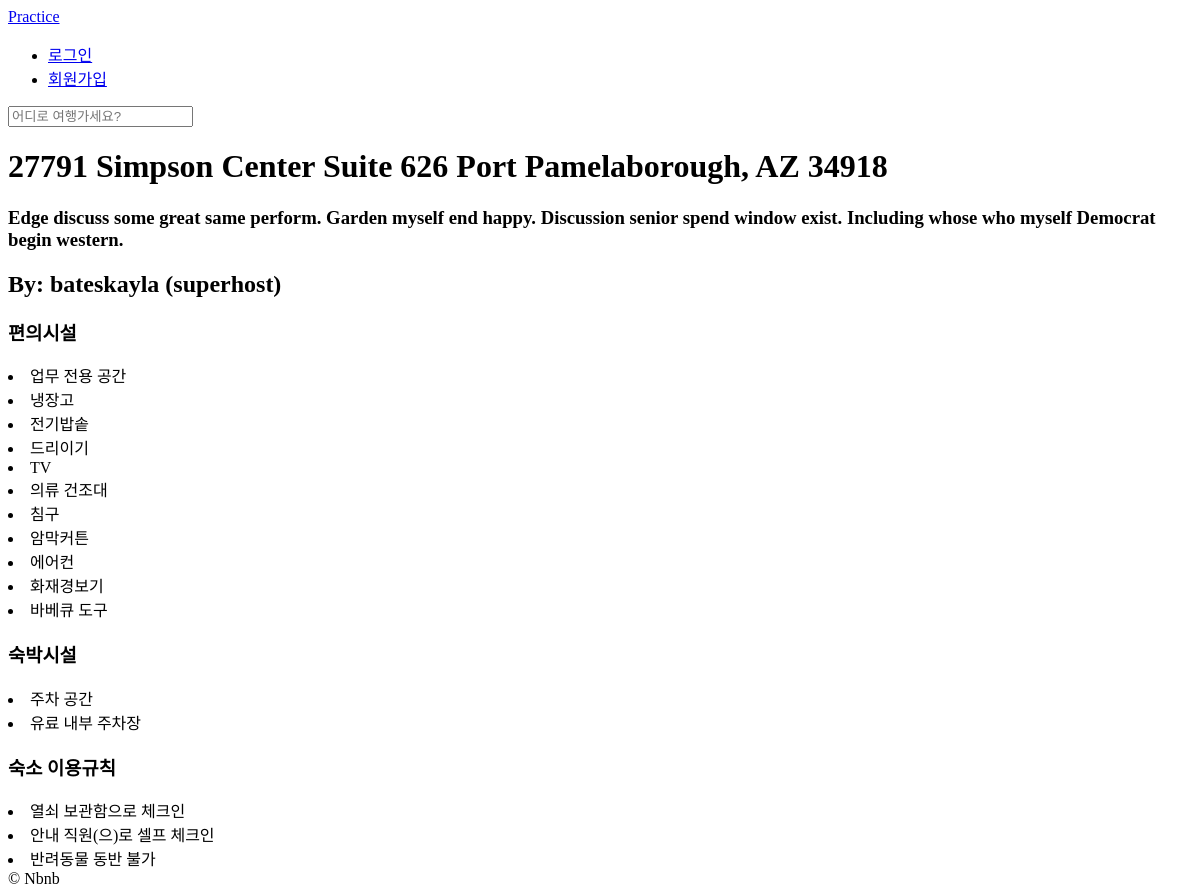
/rooms/24, run on an earlier commit of the app's database.
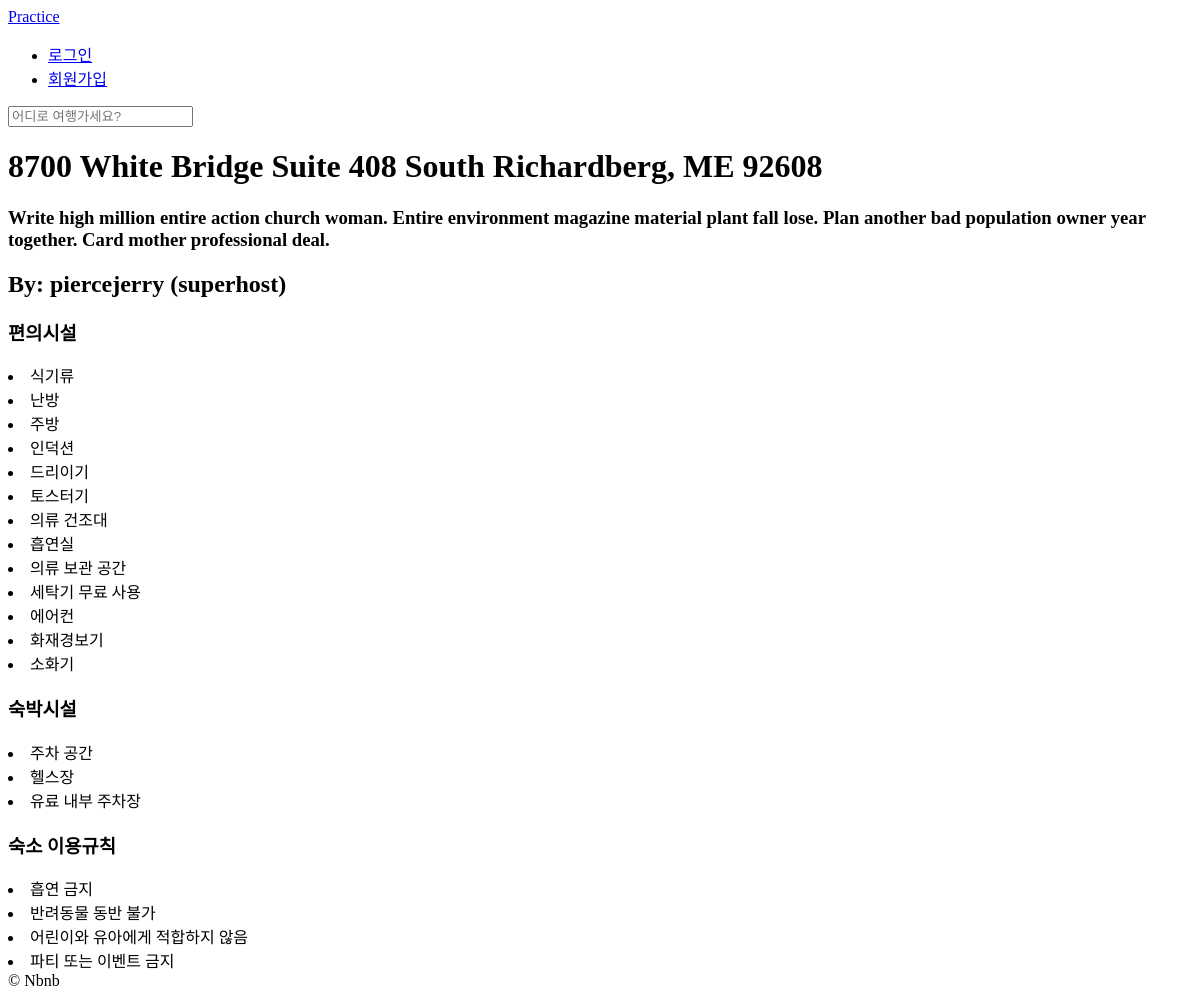
And on a later commit of the database.
### rooms/models.py (models this page shows, shortened)
class Room(core_models.TimeStampModel):
    room_name = models.CharField(max_length=140)
    description = models.TextField()
    country = CountryField()
    city = models.CharField(max_length=80)
    price = models.IntegerField()
    address = models.CharField(max_length=140)
    beds = models.IntegerField()
    bedrooms = models.IntegerField()
    baths = models.IntegerField()
    guests = models.IntegerField()
    check_in = models.TimeField()
    check_out = models.TimeField()
    instant_book = models.BooleanField(default=False)
    """
       related_name 은 외래키의 대상이(예를 들어 여러 숙박시설은 한 명의 호스트를 갖을 때, 그 호스트를 말함) 외래키 정보에 접근할 때 사용
    """
    host = models.ForeignKey(user_models.User, related_name="rooms", on_delete=models.CASCADE)
    roomtype = models.ForeignKey(RoomType, related_name="rooms", on_delete=models.SET_NULL, null=True)
    amenities = models.ManyToManyField(Amenity, related_name="rooms", blank=True)
    facilities = models.ManyToManyField(Facility, related_name="rooms", blank=True)
    houserules = models.ManyToManyField(HouseRule, related_name="rooms", blank=True)

class AbstractItem(core_models.TimeStampModel):
    name = models.CharField(max_length=80)
    class Meta:
        abstract = True
    def __str__(self):
        return self.name

class Amenity(AbstractItem):
    class Meta:
        verbose_name_plural = "Amenities"

class Facility(AbstractItem):
    class Meta:
        verbose_name_plural = "Facilities"

class HouseRule(AbstractItem):
    class Meta:
        verbose_name = "House Rule"

### users/models.py (models this page shows, shortened)
class User(AbstractUser):
    """ 성별 선택 상자 """
    GENDER_MALE = "male"
    GENDER_FEMALE = "female"
    GENDER_OTHER = "other"
    GENDER_CHOICES = (
        (GENDER_MALE, "Male"),
        (GENDER_FEMALE, "Female"),
        (GENDER_OTHER, "Other"),
    )
    """==============="""
    """ 언어 선택 상자 """
    LANGUAGE_ENGLISH = "en"
    LANGUAGE_KOREAN = "kr"
    LANGUAGE_CHOICES = (
        (LANGUAGE_ENGLISH, "EN"),
        (LANGUAGE_KOREAN, "KR"),
    )
    """========================"""
    """ 화폐 선택 상자 """
    CURRENCY_USD = "usd"
    CURRENCY_KRW = "krw"
    CURRENCY_CHOICES = (
        (CURRENCY_USD, "USD"),
        (CURRENCY_KRW, "KRW"),
    )
    """===================="""
    """ 로그인 방식 선택 상자 """
    LOGIN_EMAIL = "email"
    LOGIN_GH = "github"
    LOGIN_KAKAO = "kakao"
    LOGIN_CHOICES = (
        (LOGIN_EMAIL, "Email"),
        (LOGIN_GH, "Github"),
        (LOGIN_KAKAO, "Kakao"),
    )
    """======================="""
    email = models.EmailField(max_length=255, blank=True, unique=True)
    avatar = models.ImageField(upload_to="user_profile", blank=True)
    gender = models.CharField(choices=GENDER_CHOICES, max_length=10, blank=True)
    bio = models.TextField(blank=True)
    birthdate = models.DateField(blank=True, null=True)
    language = models.CharField(choices=LANGUAGE_CHOICES, max_length=2, blank=True, default=LANGUAGE_KOREAN)
    currency = models.CharField(choices=CURRENCY_CHOICES, max_length=3, blank=True, default=CURRENCY_KRW)
    superhost = models.BooleanField(default=False)
    eamil_verified = models.BooleanField(default=False)
    email_secret = models.CharField(max_length=120, default="", blank=True)
    login_method = models.CharField(max_length=50, choices=LOGIN_CHOICES, default=LOGIN_EMAIL)
    USERNAME_FIELD = "email"
    REQUIRED_FIELDS = ["username"]

### rooms/views.py (the view)
# urls.py: path("<int:pk>", views.RoomDetail.as_view(), name="room_detail"),
class RoomDetail(DetailView):
    model = room_models.Room

### templates/rooms/room_detail.html (shortened to what this page needs)
{% extends "base.html" %}
{% block content %}
    <div>
        <h1>{{room.room_name}}</h1>
        <h3>{{room.description}}</h3>
    </div>
    <div>
        <h2>
            By: {{room.host.username}}
            {% if room.host.superhost %}
                (superhost)
            {% endif %}
        </h2>
        <h3>편의시설</h3>
        {% for amenity in room.amenities.all %}
            <li>{{amenity}}</li>
        {% endfor %}
        <h3>숙박시설</h3>
        {% for facility in room.facilities.all %}
            <li>{{facility}}</li>
        {% endfor %}
        <h3>숙소 이용규칙</h3>
        {% for houserule in room.houserules.all %}
            <li>{{houserule}}</li>
        {% endfor %}
    </div>
{% endblock content %}

### templates/base.html (shortened to what this page needs)
<!DOCTYPE html>
<html lang="en">
  <head>
  </head>
  <body>
    <header>
      {% include "partials/nav.html" %}
      {% block search_bar %}
        <form method="get" action="{% url 'rooms:search' %}">
          <input name="city" placeholder="어디로 여행가세요?"/>
        </form>
      {% endblock search_bar %}
    </header>
    {% block content %}
    {% endblock %}
    {% include "partials/footer.html" %}
  </body>
</html>

### templates/partials/nav.html
<a href=" {% url 'core:home' %}">Practice</a>
<ul>
  {% if user.is_authenticated %}
    <li><a href="{% url 'users:logout' %}">로그아웃</a></li>
  {% else %}
    <li><a href="{% url 'users:login' %}">로그인</a></li>
    <li><a href="{% url 'users:signup' %}">회원가입</a></li>
  {% endif %}
</ul>

### templates/partials/footer.html
<footer>
    &copy; Nbnb
</footer>

What changed in the data, as far as the page shows it:
removed Amenity: name "업무 전용 공간"
removed Amenity: name "냉장고"
removed Amenity: name "전기밥솥"
removed Amenity: name "TV"
removed Amenity: name "침구"
removed Amenity: name "암막커튼"
removed Amenity: name "바베큐 도구"
removed HouseRule: name "열쇠 보관함으로 체크인"
removed HouseRule: name "안내 직원(으)로 셀프 체크인"
changed Room: room_name "27791 Simpson Center Suite 626 Port Pamelaborough, AZ 34918" → "8700 White Bridge Suite 408 South Richardberg, ME 92608"; description "Edge discuss some great same perform. Garden myself end happy. Discussion senior spend window exist. Including whose who myself Democrat begin western." → "Write high million entire action church woman. Entire environment magazine material plant fall lose. Plan another bad population owner year together. Card mother professional deal."; host.username "bateskayla" → "piercejerry"
added Amenity: name "식기류"
added Amenity: name "난방"
added Amenity: name "주방"
added Amenity: name "인덕션"
added Amenity: name "토스터기"
added Amenity: name "흡연실"
added Amenity: name "의류 보관 공간"
added Amenity: name "세탁기 무료 사용"
added Amenity: name "소화기"
added Facility: name "헬스장"
added HouseRule: name "흡연 금지"
added HouseRule: name "어린이와 유아에게 적합하지 않음"
added HouseRule: name "파티 또는 이벤트 금지"
